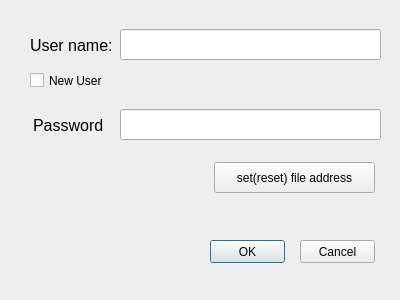
<?xml version="1.0" encoding="UTF-8"?>
<ui version="4.0">
 <class>LogIn</class>
 <widget class="QDialog" name="LogIn">
  <property name="windowModality">
   <enum>Qt::ApplicationModal</enum>
  </property>
  <property name="geometry">
   <rect>
    <x>0</x>
    <y>0</y>
    <width>400</width>
    <height>300</height>
   </rect>
  </property>
  <property name="windowTitle">
   <string>Dialog</string>
  </property>
  <widget class="QPushButton" name="pushButton">
   <property name="geometry">
    <rect>
     <x>210</x>
     <y>240</y>
     <width>75</width>
     <height>23</height>
    </rect>
   </property>
   <property name="text">
    <string>OK</string>
   </property>
  </widget>
  <widget class="QPushButton" name="pushButton_2">
   <property name="geometry">
    <rect>
     <x>300</x>
     <y>240</y>
     <width>75</width>
     <height>23</height>
    </rect>
   </property>
   <property name="text">
    <string>Cancel</string>
   </property>
  </widget>
  <widget class="QLabel" name="label">
   <property name="geometry">
    <rect>
     <x>30</x>
     <y>30</y>
     <width>81</width>
     <height>31</height>
    </rect>
   </property>
   <property name="text">
    <string>&lt;html&gt;&lt;head/&gt;&lt;body&gt;&lt;p&gt;&lt;span style=&quot; font-size:12pt;&quot;&gt;User name:&lt;/span&gt;&lt;/p&gt;&lt;/body&gt;&lt;/html&gt;</string>
   </property>
  </widget>
  <widget class="QLineEdit" name="lineEdit">
   <property name="geometry">
    <rect>
     <x>120</x>
     <y>29</y>
     <width>261</width>
     <height>31</height>
    </rect>
   </property>
  </widget>
  <widget class="QLabel" name="label_2">
   <property name="geometry">
    <rect>
     <x>33</x>
     <y>110</y>
     <width>71</width>
     <height>31</height>
    </rect>
   </property>
   <property name="text">
    <string>&lt;html&gt;&lt;head/&gt;&lt;body&gt;&lt;p&gt;&lt;span style=&quot; font-size:12pt;&quot;&gt;Password:&lt;/span&gt;&lt;/p&gt;&lt;/body&gt;&lt;/html&gt;</string>
   </property>
  </widget>
  <widget class="QLineEdit" name="lineEdit_2">
   <property name="geometry">
    <rect>
     <x>120</x>
     <y>109</y>
     <width>261</width>
     <height>31</height>
    </rect>
   </property>
   <property name="echoMode">
    <enum>QLineEdit::Password</enum>
   </property>
  </widget>
  <widget class="QCheckBox" name="checkBox">
   <property name="geometry">
    <rect>
     <x>30</x>
     <y>60</y>
     <width>101</width>
     <height>41</height>
    </rect>
   </property>
   <property name="text">
    <string>New User</string>
   </property>
  </widget>
  <widget class="QPushButton" name="pushButton_3">
   <property name="geometry">
    <rect>
     <x>214</x>
     <y>162</y>
     <width>161</width>
     <height>31</height>
    </rect>
   </property>
   <property name="text">
    <string>set(reset) file address</string>
   </property>
  </widget>
 </widget>
 <resources/>
 <connections/>
</ui>
